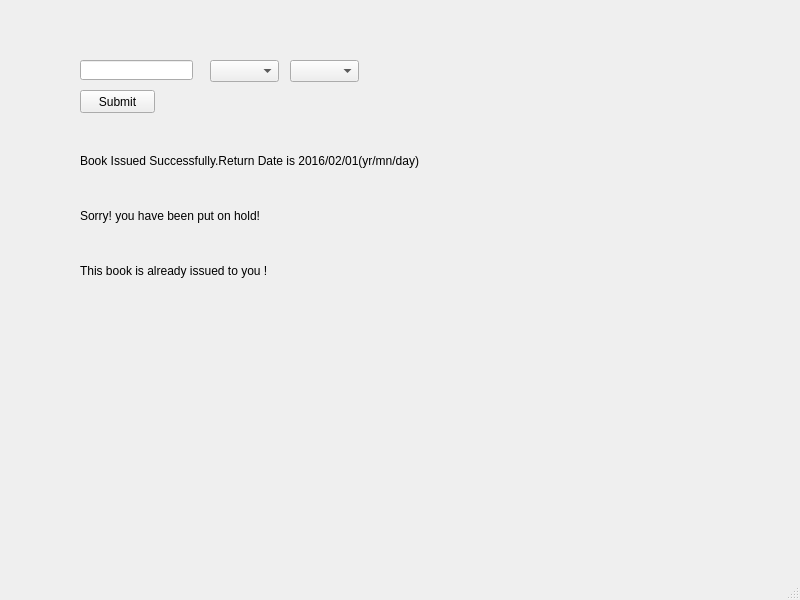
<?xml version="1.0" encoding="UTF-8"?>
<ui version="4.0">
 <class>issuebook1</class>
 <widget class="QMainWindow" name="issuebook1">
  <property name="geometry">
   <rect>
    <x>0</x>
    <y>0</y>
    <width>800</width>
    <height>600</height>
   </rect>
  </property>
  <property name="windowTitle">
   <string>MainWindow</string>
  </property>
  <widget class="QWidget" name="centralwidget">
   <widget class="QLineEdit" name="lineEdit">
    <property name="geometry">
     <rect>
      <x>80</x>
      <y>60</y>
      <width>113</width>
      <height>20</height>
     </rect>
    </property>
   </widget>
   <widget class="QComboBox" name="comboBox">
    <property name="geometry">
     <rect>
      <x>210</x>
      <y>60</y>
      <width>69</width>
      <height>22</height>
     </rect>
    </property>
   </widget>
   <widget class="QComboBox" name="comboBox_2">
    <property name="geometry">
     <rect>
      <x>290</x>
      <y>60</y>
      <width>69</width>
      <height>22</height>
     </rect>
    </property>
   </widget>
   <widget class="QLabel" name="label">
    <property name="geometry">
     <rect>
      <x>80</x>
      <y>140</y>
      <width>601</width>
      <height>41</height>
     </rect>
    </property>
    <property name="styleSheet">
     <string notr="true">font: 75 16pt &quot;MS Shell Dlg 2&quot;;</string>
    </property>
    <property name="text">
     <string>Book Issued Successfully.Return Date is 2016/02/01(yr/mn/day)</string>
    </property>
   </widget>
   <widget class="QLabel" name="label_2">
    <property name="geometry">
     <rect>
      <x>80</x>
      <y>190</y>
      <width>341</width>
      <height>51</height>
     </rect>
    </property>
    <property name="styleSheet">
     <string notr="true">font: 75 16pt &quot;MS Shell Dlg 2&quot;;</string>
    </property>
    <property name="text">
     <string>Sorry! you have been put on hold!</string>
    </property>
   </widget>
   <widget class="QPushButton" name="pushButton">
    <property name="geometry">
     <rect>
      <x>80</x>
      <y>90</y>
      <width>75</width>
      <height>23</height>
     </rect>
    </property>
    <property name="text">
     <string>Submit</string>
    </property>
   </widget>
   <widget class="QLabel" name="label_3">
    <property name="geometry">
     <rect>
      <x>80</x>
      <y>250</y>
      <width>331</width>
      <height>41</height>
     </rect>
    </property>
    <property name="styleSheet">
     <string notr="true">font: 75 16pt &quot;MS Shell Dlg 2&quot;;</string>
    </property>
    <property name="text">
     <string>This book is already issued to you !</string>
    </property>
   </widget>
  </widget>
  <widget class="QMenuBar" name="menubar">
   <property name="geometry">
    <rect>
     <x>0</x>
     <y>0</y>
     <width>800</width>
     <height>21</height>
    </rect>
   </property>
  </widget>
  <widget class="QStatusBar" name="statusbar"/>
 </widget>
 <resources/>
 <connections/>
</ui>
